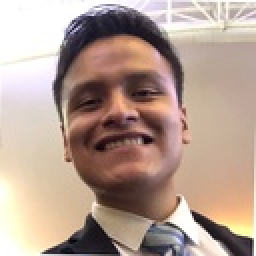
%> input picture src/23_Border_Detection_Methods/Luis.jpg, 128 x 128 px, shrunk from 800 x 800 before the run (shown 2 times larger)
$ octave borders.m   (GNU Octave 9; MATLAB toolbox functions it lacks are replaced by stand-ins)
%> lines starting %> are read from the running program, lines starting %| are printed output that depends on the picture; in (x1, y1, x2, y2) boxes, pixels count from 0 and x2, y2 are one past the last pixel; in counts of white or black regions, pixels touching at a corner belong together; the program's own positions count from 1
### src/23_Border_Detection_Methods/createMask.m
function S = createMask(T)
    S =zeros(T);
    [filas, columnas] = size(S);

    half = (T+1)/2;
    for j = 1:filas
        for i = 1:columnas
            if i < half && j < half || i < half && j > half
                S(j,i) = -1;
            elseif i > half && j < half || i > half && j > half
                S(j,i) = 1;
            elseif i < half && j == half
                % S(j,i) = -2; % Sobel
                S(j,i) = -1; % Prewit
            elseif i > half && j == half
                % S(j,i) = 2; % Sobel
                S(j,i) = 1; % Prewit
            end
        end
    end
end

### src/23_Border_Detection_Methods/borders.m
% Border detection
clc
clear all
close all

% Image reading
imagen = imread("Luis.jpg");
%> imagen is the input picture: size 128x128x3 uint8; mean R, G, B 180, 157.6, 145.4
gris = rgb2gray(imagen);
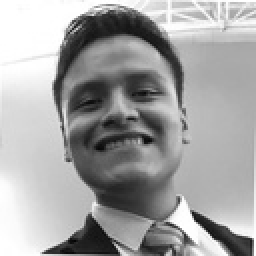
%> gris: size 128x128 uint8 (shown 2 times larger); min 3, max 255, mean 162.9
f = double(gris);

[filas, columnas] = size(f);
%> filas = 128; columnas = 128


% Differential method
dx = 1;
dy = dx;

Gx = zeros(filas, columnas);
Gy = zeros(filas, columnas);
G = zeros(filas, columnas);

for j = 2+dy:filas-dy
    for i = 2+dx:columnas-dx
        Gx(j,i) = (f(j,i+dx) - f(j,i-dx)) / (2*dx);
        Gy(j,i) = (f(j+dy,i) - f(j-dy,i)) / (2*dy);
        G(j,i) = sqrt(Gx(j,i)^2 + Gy(j,i)^2);
    end
end
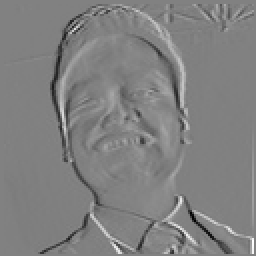
%> Gx: size 128x128 double (shown 2 times larger); min -117, max 113.5, mean -0.4; drawn with min black and max white

imdiff = G;

% Mask applying
% Sobel and Prewitt methods

T=3;
Sx = createMask(T);
Sy = Sx';

Gx = zeros(filas, columnas);
Gy = zeros(filas, columnas);
G = zeros(filas, columnas);

for j=(T+1)/2:filas-(T-1)/2
    for i=(T+1)/2:columnas-(T-1)/2
        porcionF = f(j-(T-1)/2:j+(T-1)/2,i-(T-1)/2:i+(T-1)/2);
        Gx(j,i) = sum(porcionF.*Sx, 'all');
        Gy(j,i) = sum(porcionF.*Sy, 'all');
        G(j,i) = sqrt(Gx(j,i)^2 + Gy(j,i)^2);
    end
end
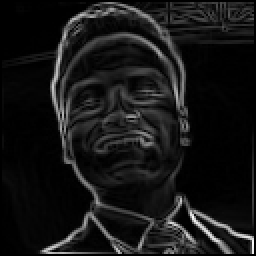
%> G: size 128x128 double (shown 2 times larger); min 0, max 680.1, mean 60.7; drawn with min black and max white
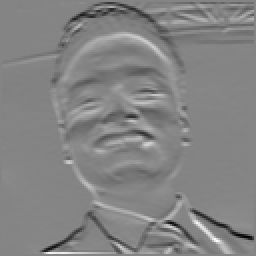
%> Gy: size 128x128 double (shown 2 times larger); min -607, max 559, mean -4.6; drawn with min black and max white

immask = G;

% Fourier Fast Transform method

for j = 1:filas
    for i = 1:columnas
        f(j,i) = ((-1)^(j+i))*(f(j,i));
    end
end
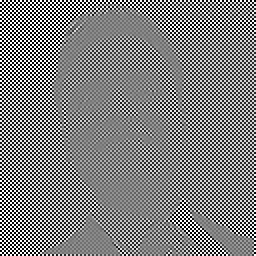
%> f: size 128x128 double (shown 2 times larger); min -255, max 255, mean 0; drawn with min black and max white

F = fft2(f);

filtro = zeros(filas, columnas);
r = 35;
for j = 1:filas
    for i = 1:columnas
        if (i-columnas/2)^2 + (j-filas/2)^2 > r^2
            filtro(j,i) = 1;
        else
            filtro(j,i) = 0;
        end
    end
end
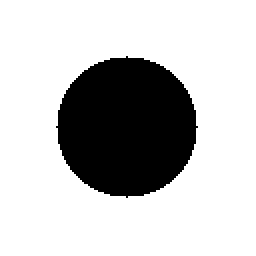
%> filtro: size 128x128 double (shown 2 times larger); values 0 (black) and 1 (white), 76.5% white; 1 black region, box (x1, y1, x2, y2) and area: (28, 28, 99, 99) 3853

imfft = uint8(abs(real(ifft2(filtro.*F))));

figure, imshow(uint8(5*imdiff))
title("Diferential")
figure, imshow(uint8(immask))
title(strcat("Masks with T = ", num2str(T)))
figure, imshow(4*imfft)
%> after `imshow(4*imfft)`:
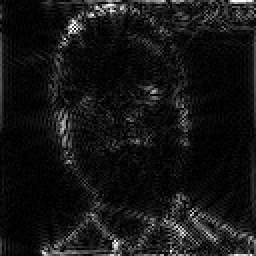
%> displayed picture: size 128x128, on the screen's scale of 0 to 255 (shown 2 times larger); min 0, max 255, mean 20.8
title(strcat("FFT with r = ", num2str(r)))
